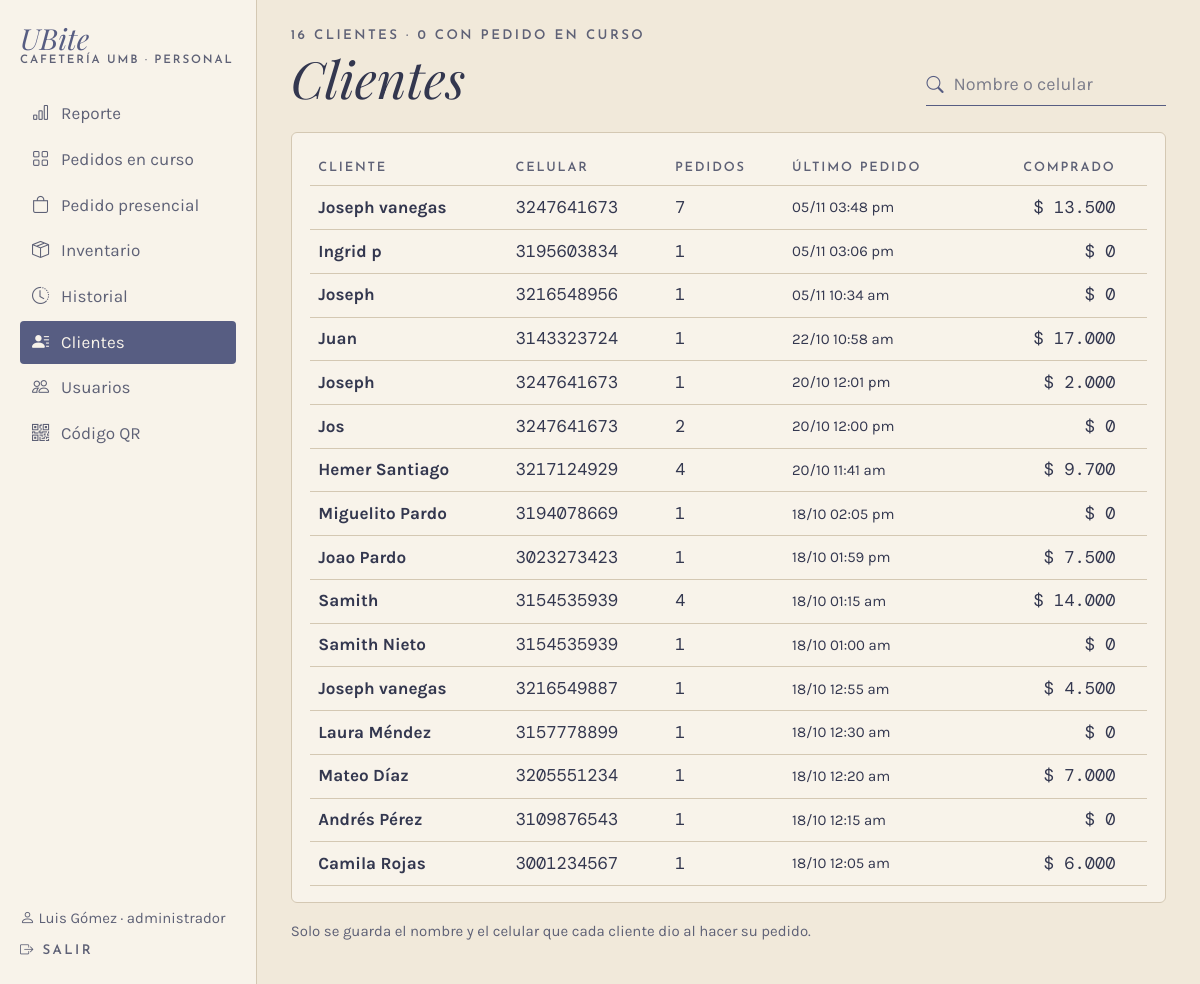
The app's page /admin/clientes (signed in), older data.
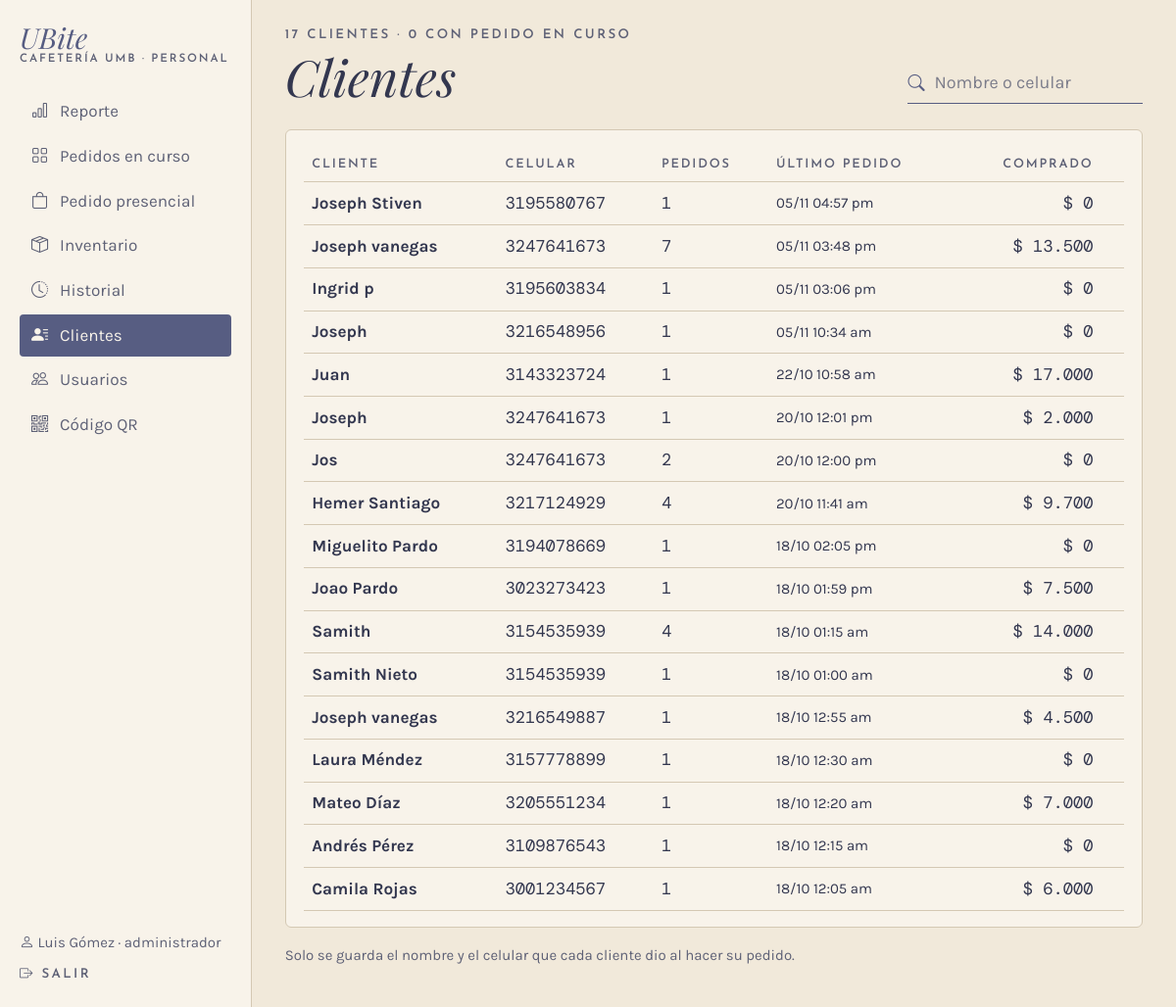
The same page, newer data.
### app/models.py (models this page shows, shortened)
class Cliente(db.Model):
    __tablename__ = "cliente"
    id_cliente = db.Column(db.Integer, primary_key=True, autoincrement=True)
    nombre = db.Column(db.Text, nullable=False)
    telefono = db.Column(db.Text, nullable=False)
    fecha_registro = db.Column(db.DateTime, nullable=False, default=ahora)
    suscripcion_push = db.Column(db.Text)
    pedidos = db.relationship("Pedido", back_populates="cliente", lazy=True)

class Pedido(db.Model):
    __tablename__ = "pedido"
    __table_args__ = (
        db.CheckConstraint("origen IN ('qr', 'presencial')", name="ck_pedido_origen"),
        db.CheckConstraint(
            "estado IN ('en_cola', 'en_preparacion', 'listo', 'entregado', 'cancelado')",
            name="ck_pedido_estado"),
        db.CheckConstraint("total >= 0", name="ck_pedido_total"),
    )
    TRANSICIONES = {
        "en_cola": {"en_preparacion", "listo", "cancelado"},
        "en_preparacion": {"listo", "cancelado"},
        "listo": {"entregado", "cancelado"},
        "entregado": set(),
        "cancelado": set(),
    }
    id_pedido = db.Column(db.Integer, primary_key=True, autoincrement=True)
    codigo = db.Column(db.Text, nullable=False, unique=True)
    id_cliente = db.Column(db.Integer, db.ForeignKey("cliente.id_cliente"), nullable=False)
    id_usuario = db.Column(db.Integer, db.ForeignKey("usuario.id_usuario"))
    fecha_hora = db.Column(db.DateTime, nullable=False, default=ahora)
    origen = db.Column(db.Text, nullable=False)
    estado = db.Column(db.Text, nullable=False, default="en_cola")
    total = db.Column(db.Float, nullable=False, default=0)
    cliente = db.relationship("Cliente", back_populates="pedidos")
    usuario = db.relationship("Usuario")
    detalles = db.relationship("DetallePedido", back_populates="pedido", lazy=True,
                               cascade="all, delete-orphan")
    pagos = db.relationship("Pago", back_populates="pedido", lazy=True)
    transacciones = db.relationship("Transaccion", back_populates="pedido", lazy=True)
    notificaciones = db.relationship("Notificacion", back_populates="pedido", lazy=True)

### app/routes/admin.py (the view)
@bp.route("/clientes")
@rol_requerido("administrador")
def clientes():
    buscar = request.args.get("buscar", "").strip()
    filas = gestion.clientes(buscar)
    return render_template("admin/clientes.html", filas=filas, buscar=buscar,
                           activos=sum(1 for f in filas if f["activo"]))

### app/__init__.py (called while the page is built)
def pesos(valor):
    return f"{valor:,.0f}".replace(",", ".")

@login_manager.user_loader
def cargar_usuario(id_usuario):
    from .models import Usuario
    return db.session.get(Usuario, int(id_usuario))

### app/database.py (called while the page is built)
@event.listens_for(Engine, "begin")
def _iniciar(conexion):
    conexion.exec_driver_sql("BEGIN IMMEDIATE" if _escritura.get() else "BEGIN")

### app/gestion.py (called while the page is built)
def clientes(buscar=""):
    q = Cliente.query
    if buscar:
        q = q.filter(Cliente.nombre.ilike(f"%{buscar}%") | Cliente.telefono.like(f"%{buscar}%"))
    filas = []
    for c in q.all():
        hechos = [p for p in c.pedidos if p.estado != "cancelado"]
        filas.append({
            "cliente": c,
            "pedidos": len(c.pedidos),
            "gastado": sum(p.total for p in hechos if p.estado == "entregado"),
            "ultimo": max((p.fecha_hora for p in c.pedidos), default=None),
            "activo": any(p.estado in ACTIVOS for p in c.pedidos),
        })
    filas.sort(key=lambda f: (not f["activo"], f["ultimo"] is None, -(f["ultimo"].timestamp() if f["ultimo"] else 0)))
    return filas

### app/models.py (called while the page is built)
    @property
    def is_active(self):
        return bool(self.activo)

### app/templates/admin/clientes.html (shortened to what this page needs)
{% extends "caja/_base.html" %}
{% set titulo_barra = "Clientes" %}
{% block panel %}
<div class="d-flex flex-wrap justify-content-between align-items-end gap-3 mb-4">
  <div>
    <p class="etiqueta mb-1">{{ filas|length }} clientes · {{ activos }} con pedido en curso</p>
    <h1 class="titulo display-5 mb-0 d-none d-lg-block">Clientes</h1>
  </div>
  <form method="get" class="campo-icono buscador"><i class="bi bi-search"></i>
    <input class="form-control linea-campo" name="buscar" value="{{ buscar }}" placeholder="Nombre o celular">
  </form>
</div>
<div class="tarjeta">
  <div class="table-responsive">
  <table class="table tabla-ubite align-middle mb-0">
    <thead><tr><th>Cliente</th><th>Celular</th><th>Pedidos</th><th>Último pedido</th><th class="text-end">Comprado</th><th></th></tr></thead>
    <tbody>
    {% for f in filas %}
    <tr>
      <td class="fw-bold">{{ f.cliente.nombre }}</td>
      <td class="mono">{{ f.cliente.telefono or "—" }}</td>
      <td class="mono">{{ f.pedidos }}</td>
      <td class="small">{{ f.ultimo.strftime('%d/%m %I:%M %p').lower() if f.ultimo else "—" }}</td>
      <td class="mono text-end">$ {{ f.gastado|pesos }}</td>
      <td class="text-end">{% if f.activo %}<span class="chip chip-oscuro">Pedido en curso</span>{% endif %}</td>
    </tr>
    {% else %}
    <tr><td colspan="6" class="suave">No hay clientes{{ " con esa búsqueda" if buscar }}.</td></tr>
    {% endfor %}
    </tbody>
  </table>
  </div>
</div>
<p class="small suave mt-3">Solo se guarda el nombre y el celular que cada cliente dio al hacer su pedido.</p>
{% endblock %}

Row changes from the older to the newer data that the page shows:
added Cliente: cliente.nombre "Joseph Stiven", cliente "3195580767"
added Pedido: ultimo "05/11 04:57 pm"
Text that changed along with them:
{{ filas|length }}: "16" → "17"
new list line: "1 $ 0"
